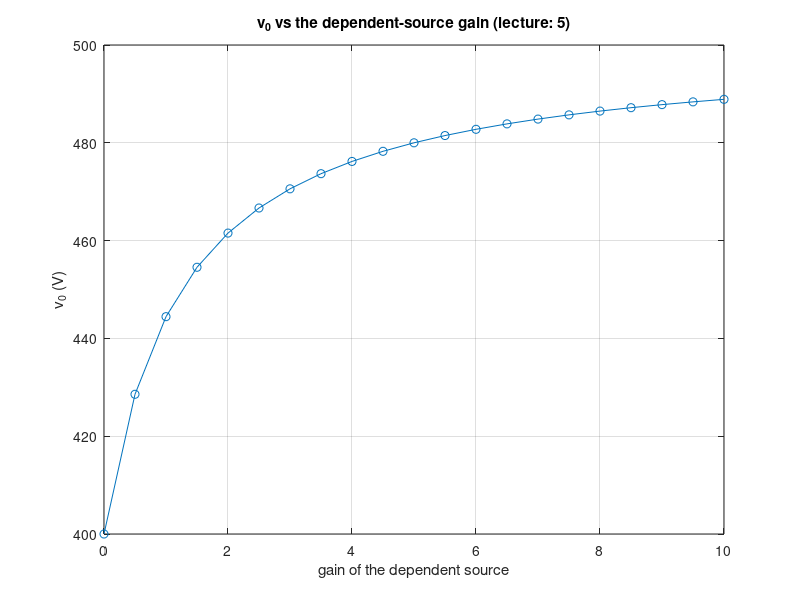

MATLAB code for this plot:
% Circuits 1 — Circuits Containing Dependent Sources
%title: A Dependent Source in the Equations
%ar-title: المصدر التابع داخل المعادلات
%lesson: c1-elements-4
%course: circuits-1

%% The Fig. 2.22 example
%ar: المجهولان iΔ و i0. KVL يسار: 5 iΔ + 20 i0 = 500، و KCL عند b: i0 = iΔ + 5 iΔ أي 6 iΔ − i0 = 0. المصدر التابع يصير معاملًا في المصفوفة.
A = [5 20
     6 -1];
b = [500; 0];
x = A \ b; iD = x(1); i0 = x(2);
v0 = 20 * i0;
fprintf('iDelta = %g A, i0 = %g A, v0 = %g V\n', iD, i0, v0)

%% Example 2.10 and its power balance
%ar: مثال 2.10: 10 = 6 is، و 3 is = (2 + 3) i0. ثم نتحقق أن قدرة المصدرين = قدرة المقاومات = 21.7 W.
is = 10 / 6; i0 = 3*is / 5; vo = 3 * i0;
Psrc = -(10*is) - (3*is)*i0;
Pres = is^2*6 + i0^2*2 + i0^2*3;
fprintf('is = %.3f A, i0 = %g A, vo = %g V\n', is, i0, vo)
fprintf('sources deliver %.2f W, resistors absorb %.2f W\n', -Psrc, Pres)

%%! Project idea: sweep the gain of the dependent source
%ar: مشروع: نغيّر معامل المصدر التابع في مثال الشكل 2.22 (5 في المثال) ونرسم v0: كلما زاد الكسب زاد تيار 20 Ω.
g = 0:0.5:10; vv = zeros(size(g));
for k = 1:numel(g)
    s = [5 20; 1+g(k) -1] \ [500; 0]; vv(k) = 20*s(2);
end
plot(g, vv, '-o'); grid on; xlabel('gain of the dependent source'); ylabel('v_0 (V)'); title('v_0 vs the dependent-source gain (lecture: 5)')
fprintf('gain 5 -> v0 = %g V\n', vv(g == 5))
